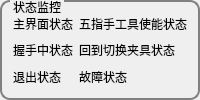
                 <widget class="QGroupBox" name="gBox_tab_fivefinger_fsm">
                  <property name="styleSheet">
                   <string notr="true">QGroupBox{

border-width:2px;

border-style:solid;

border-radius: 10px;

border-color:gray;

margin-top:0.5ex;

}

QGroupBox::title{

subcontrol-origin:margin;

subcontrol-position:top left;

left:10px;

margin-left:0px;

padding:0 1px;

}</string>
                  </property>
                  <property name="title">
                   <string>状态监控</string>
                  </property>
                  <layout class="QHBoxLayout" name="horizontalLayout_17">
                   <item>
                    <layout class="QGridLayout" name="gLayout_tab_fivefinger_fsm">
                     <item row="0" column="1">
                      <widget class="QLabel" name="lablestatus_tab_fivefinger_fivefinger">
                       <property name="text">
                        <string>五指手工具使能状态</string>
                       </property>
                      </widget>
                     </item>
                     <item row="0" column="0">
                      <widget class="QLabel" name="lablestatus_tab_fivefinger_init">
                       <property name="text">
                        <string>主界面状态</string>
                       </property>
                      </widget>
                     </item>
                     <item row="1" column="0">
                      <widget class="QLabel" name="lablestatus_tab_fivefinger_shakehand">
                       <property name="text">
                        <string>握手中状态</string>
                       </property>
                      </widget>
                     </item>
                     <item row="2" column="1">
                      <widget class="QLabel" name="lablestatus_tab_fivefinger_err">
                       <property name="text">
                        <string>故障状态</string>
                       </property>
                      </widget>
                     </item>
                     <item row="2" column="0">
                      <widget class="QLabel" name="lablestatus_tab_fivefinger_exit">
                       <property name="text">
                        <string>退出状态</string>
                       </property>
                      </widget>
                     </item>
                     <item row="1" column="1">
                      <widget class="QLabel" name="lablestatus_tab_fivefinger_switchgripper">
                       <property name="text">
                        <string>回到切换夹具状态</string>
                       </property>
                      </widget>
                     </item>
                    </layout>
                   </item>
                  </layout>
                 </widget>
